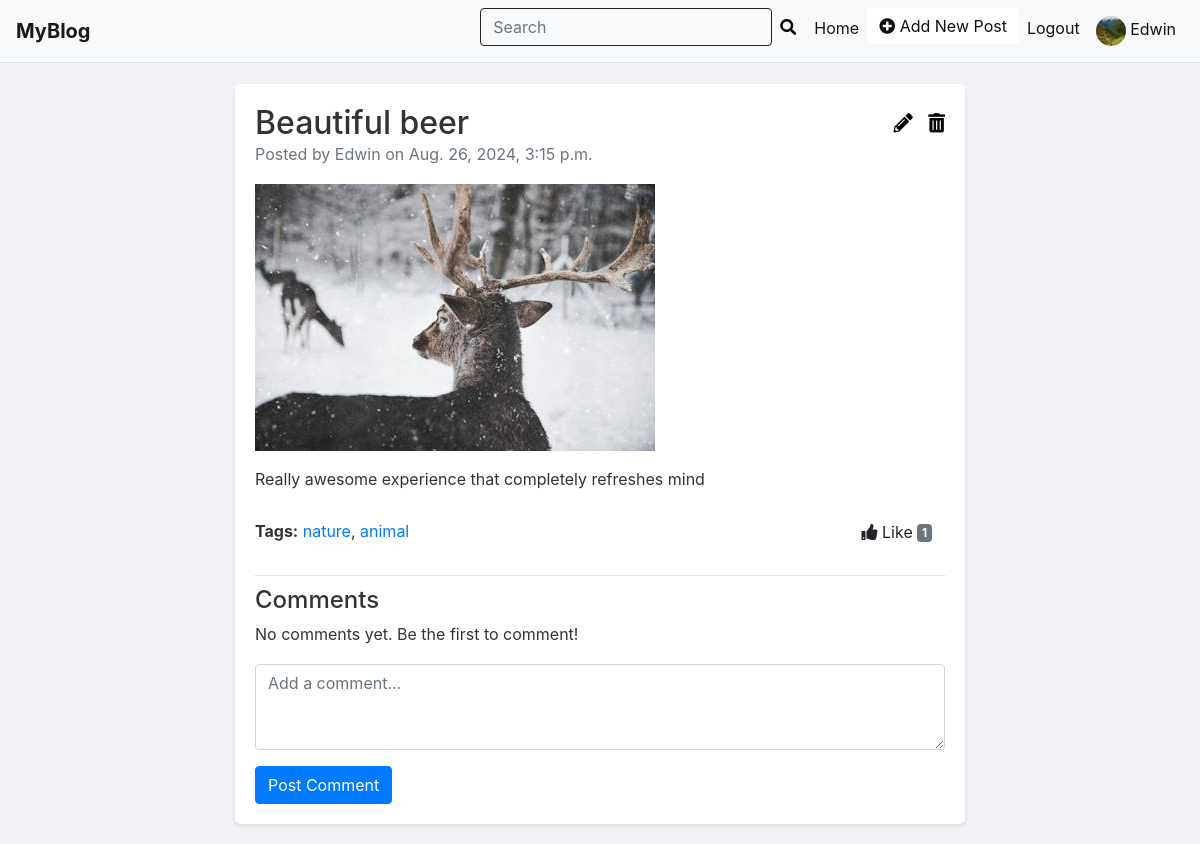
Before: /post/9/ (signed in) with the older database file.
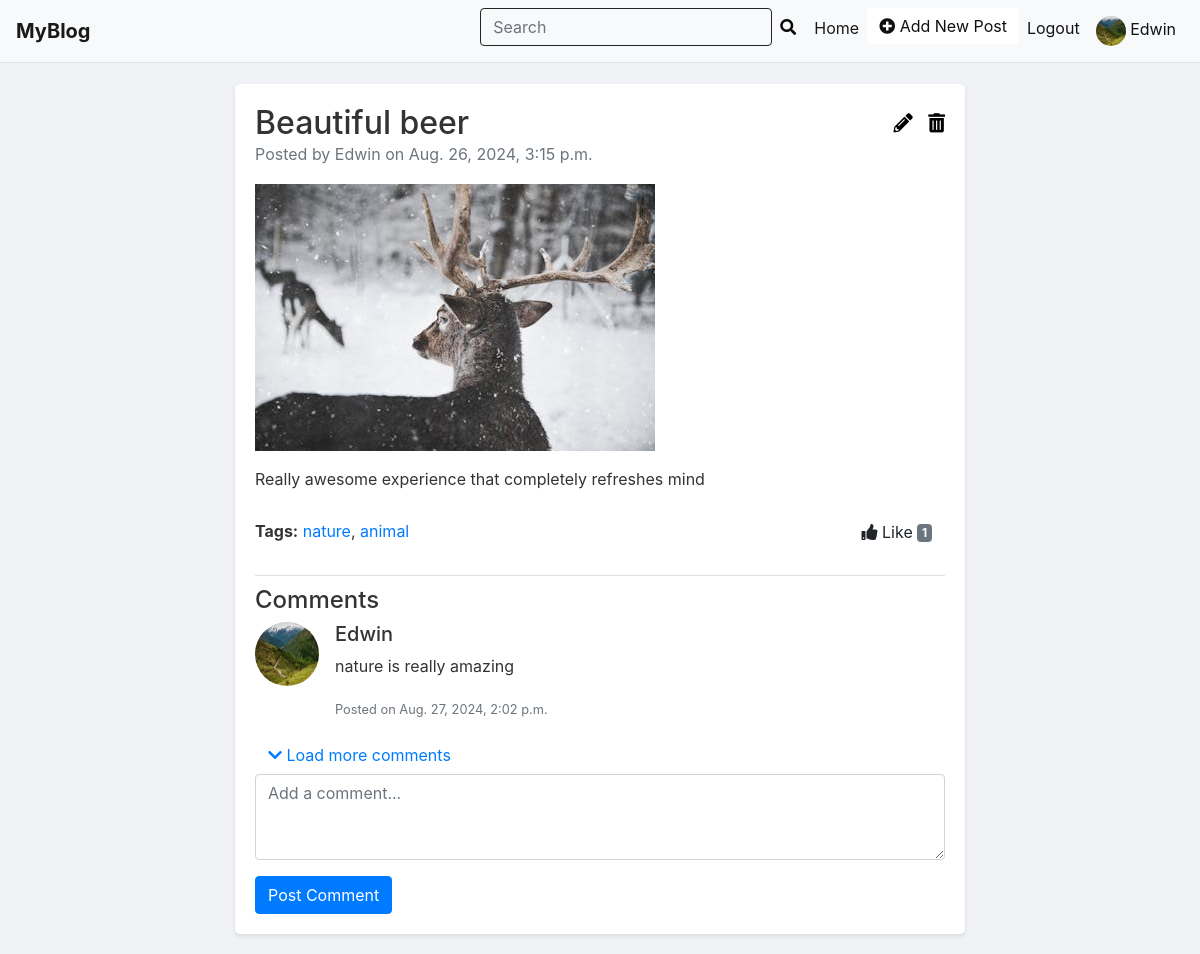
After: the same page with the newer database file.
### blog/models.py (models this page shows, shortened)
class Comment(models.Model):
    post = models.ForeignKey(Post, on_delete=models.CASCADE, related_name='comments')
    author = models.ForeignKey(User, on_delete=models.CASCADE)
    content = models.TextField()
    created_at = models.DateTimeField(auto_now_add=True)

class User(AbstractUser):
    phone_number = models.CharField(max_length=10, null=True, blank=True)
    bio = models.TextField(null=True,blank=True)
    profile_pic = models.ImageField(upload_to="media/profile-pics/", null=True, blank=True,)
    followed_by = models.ManyToManyField('self', symmetrical=False, related_name='follows', blank=True)

### blog/views.py (the view)
# urls.py: path('post/<int:post_id>/', views.post_detail, name='post_detail'),
@never_cache
@login_required(login_url='login')
def post_detail(request, post_id):
    post = get_object_or_404(Post, id=post_id)
    comments = post.comments.all()
    tags = [tag.strip() for tag in post.tag.split(",")] if post.tag else []
    if request.method == 'POST':
        form = CommentForm(request.POST)
        if form.is_valid():
            comment = form.save(commit=False)
            comment.post = post
            comment.author = request.user
            comment.save()
            form = CommentForm()
    else:
        form = CommentForm()
    context = {
        'post': post,
        'comments': comments,
        'form': form,
        'tags': tags,
    }
    return render(request, 'post_detail.html', context)

### blog/forms.py
class CommentForm(forms.ModelForm):
    class Meta:
        model = Comment
        fields = ['content']

### templates/post_detail.html (shortened to what the changed rows need)
{% extends "layout/base.html" %}
{% block content %}
<div class="container mt-4">
    <div class="row justify-content-center">
        <div class="col-md-8">
            <div class="post">
                <div class="post-title-container">
                    <h2>{{ post.title }}</h2>
                </div>
                <div class="comments-section mt-4">
                    <h4>Comments</h4>
                    {% if comments %}
                        <div class="media mb-3 comment-item">
                            {% if comments.0.author.profile_pic %}
                                <img class="mr-3" src="{{ comments.0.author.profile_pic.url }}" alt="{{ comments.0.author.username }}" style="width: 64px; height: 64px; border-radius: 50%;">
                            {% else %}
                                <i class="fas fa-user-circle fa-3x mr-3"></i>
                            {% endif %}
                            <div class="media-body">
                                <h5 class="mt-0">{{ comments.0.author.username }}</h5>
                                <p>{{ comments.0.content }}</p>
                                <small class="text-muted">Posted on {{ comments.0.created_at }}</small>
                            </div>
                        </div>
                        <button class="btn btn-link" onclick="toggleComments()">
                            <i class="fas fa-chevron-down"></i> Load more comments
                        </button>
                    {% else %}
                        <p>No comments yet. Be the first to comment!</p>
                    {% endif %}
                    {% if user.is_authenticated %}
                        <form method="post">
                            <div class="form-group">
                            </div>
                            <button type="submit" class="btn btn-primary">Post Comment</button>
                        </form>
                    {% else %}
                        <p>You must be logged in to post a comment.</p>
                    {% endif %}
                </div>
            </div>
        </div>
    </div>
</div>
{% endblock %}

Changed rows visible on the page:
added Comment: author.profile_pic (picture), author.username "Edwin", content "nature is really amazing", created_at "Aug. 27, 2024, 2:02 p.m."
Other visible differences:
text no longer shown: "No comments yet. Be the first to comment!"
text now shown: "Posted on Load more comments"
